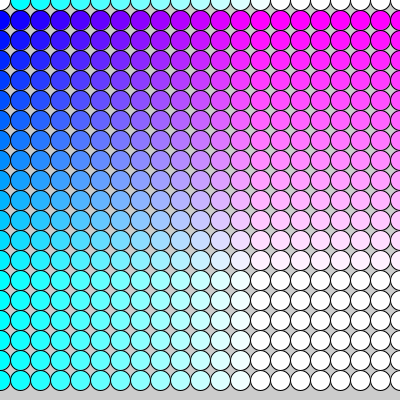
Frame 1 (no input)
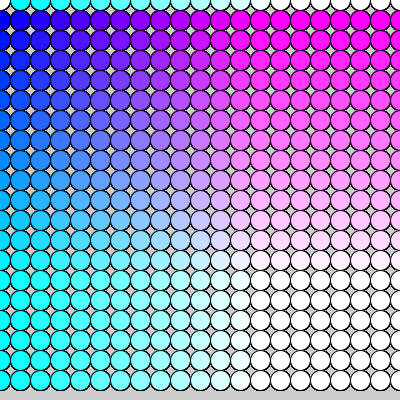
Frame 60 (the mouse pressed at the canvas centre just before this capture)
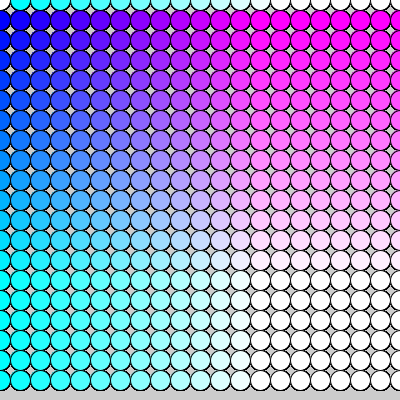
Frame 120 (the mouse held since frame 60 and released just before this capture)

The Processing sketch that drew these frames (run headless with seeded random() and noise(); from frame 60 on, the mouse is pressed at the canvas centre):

// Processing sketch: forLoopBiDimensional
// ── forLoopBiDimensional.pde
float posX = 10;
float posY = 10;
float espacio = 20;
float porte = 20;

void setup() {
  size(400, 400);
}

void draw() {

  for (int i=0; i<width + espacio; i+= espacio) {
    for (int j=0; j<height; j += espacio) {
      ellipse(i, j, porte, porte);
      fill(i, j, 255);
    }
  }
  

}
